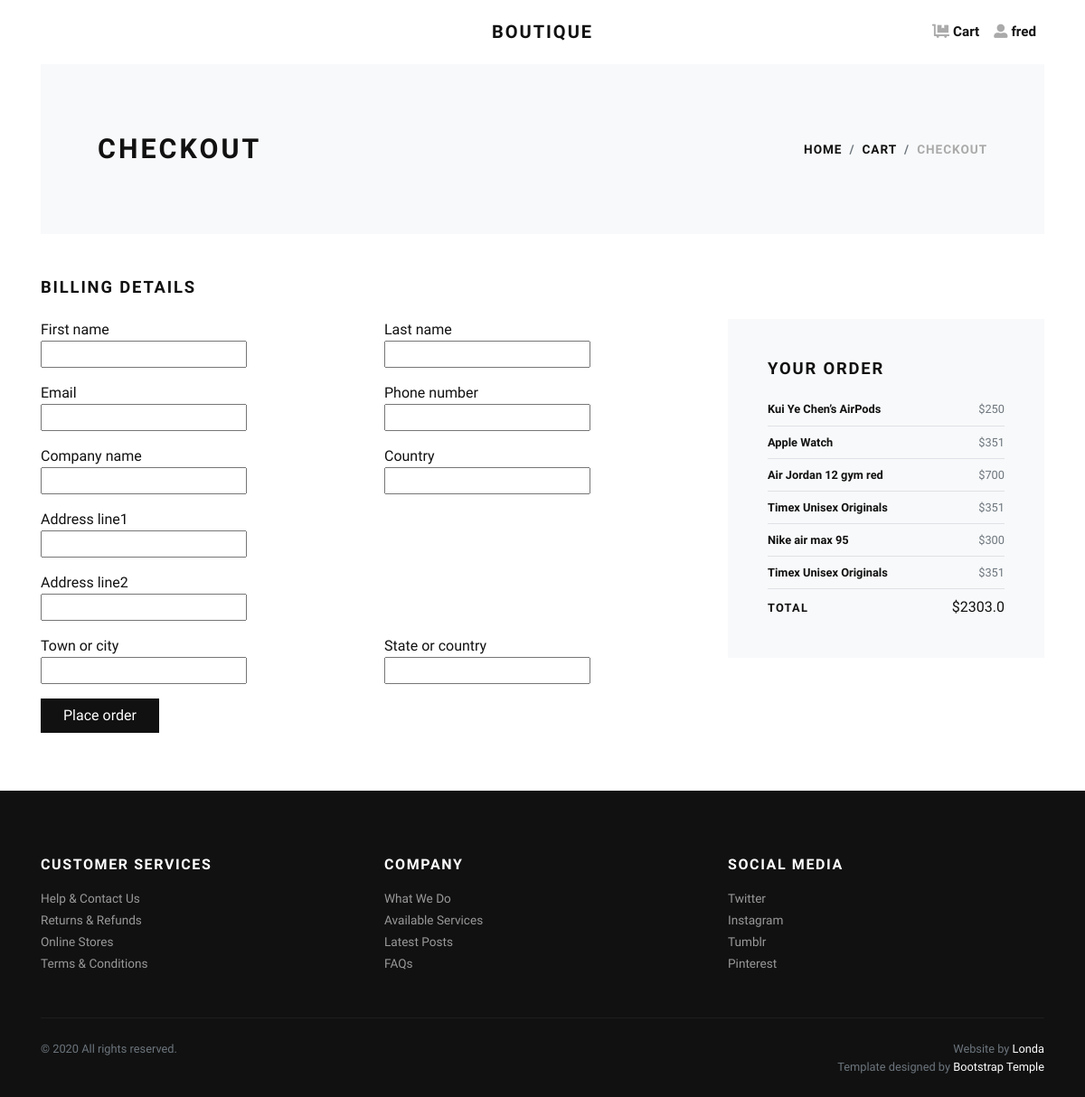
The app's page /Cart/Address/ (signed in) with its own data.
### Cart/models.py (models this page shows, shortened)
class Order(models.Model):
    user = models.ForeignKey(User, null=True, on_delete=models.CASCADE)
    product = models.ForeignKey(Product, on_delete=models.CASCADE)
    quantity = models.IntegerField()
    total_price = models.FloatField()
    complete = models.BooleanField()

### Store/models.py (models this page shows, shortened)
class Product(models.Model):
    thumbnail = models.ImageField(upload_to='Product_thumbnail')
    name = models.CharField(max_length=60)
    description = models.TextField()
    specifications = models.TextField(default='Product Specs')
    price = models.IntegerField()
    quantity = models.IntegerField()
    SKU = models.IntegerField()
    category = models.ForeignKey(Categories, on_delete=models.CASCADE, null=True, blank=True)
    subcategory = models.ManyToManyField(Subcategories)
    trending = models.BooleanField(default=False)

### Cart/views.py (the view, shortened to what this page needs)
# urls.py: path('Address/', BillingAdressView, name='checkout'),
@login_required
def BillingAdressView(request):
    total = 0
    orders_qs = Order.objects.filter(user=request.user)
    for orders in orders_qs:
        total = total + orders.total_price
    form = BillingForm()
    context = {
        'Total': total,
        'Orders': orders_qs,
        'form': form
    }
    return render(request, 'Cart/checkout.html', context)

### Cart/forms.py
class BillingForm(forms.ModelForm):
    class Meta:
        model = BillingDetails
        fields = [
            'first_name',
            'last_name',
            'email',
            'phone_number',
            'company_name',
            'country',
            'address_line1',
            'address_line2',
            'town_or_city',
            'state_or_country'
        ]

### Cart/templates/Cart/checkout.html (shortened to what this page needs)
{% extends 'Cart/base.html' %}
{% load static %}
{% block content %}
  <div class="container">
        <section class="py-5 bg-light">
          <div class="container">
            <div class="row px-4 px-lg-5 py-lg-4 align-items-center">
              <div class="col-lg-6">
                <h1 class="h2 text-uppercase mb-0">Checkout</h1>
              </div>
              <div class="col-lg-6 text-lg-right">
                <nav aria-label="breadcrumb">
                  <ol class="breadcrumb justify-content-lg-end mb-0 px-0">
                    <li class="breadcrumb-item"><a href="index.html">Home</a></li>
                    <li class="breadcrumb-item"><a href="cart.html">Cart</a></li>
                    <li class="breadcrumb-item active" aria-current="page">Checkout</li>
                  </ol>
                </nav>
              </div>
            </div>
          </div>
        </section>
        <section class="py-5">
          <h2 class="h5 text-uppercase mb-4">Billing details</h2>
          <div class="row">
            <div class="col-lg-8">
              <form method="POST">
                <div class="row">
                  <div class="col-lg-6 form-group">
                      {{ form.first_name.label }}
                      <br/>
                      {{ form.first_name }}
                  </div>
                  <div class="col-lg-6 form-group">
                    {{ form.last_name.label }}
                      <br/>
                      {{ form.last_name }}
                  </div>
                  <div class="col-lg-6 form-group">
                    {{ form.email.label }}
                      <br/>
                      {{ form.email }}
                  </div>
                  <div class="col-lg-6 form-group">
                    {{ form.phone_number.label }}
                    <br/>
                    {{ form.phone_number }}
                  </div>
                  <div class="col-lg-6 form-group">
                    {{ form.company_name.label }}
                    <br/>
                    {{ form.company_name }}
                  </div>
                  <div class="col-lg-6 form-group">
                    {{ form.country.label }}
                    <br/>
                    {{ form.country }}
                  </div>
                  <div class="col-lg-12 form-group">
                    {{ form.address_line1.label }}
                    <br/>
                    {{ form.address_line1 }}
                  </div>
                  <div class="col-lg-12 form-group">
                    {{ form.address_line2.label }}
                    <br/>
                    {{ form.address_line2 }}
                  </div>
                  <div class="col-lg-6 form-group">
                    {{ form.town_or_city.label }}
                    <br/>
                    {{ form.town_or_city }}
                  </div>
                  <div class="col-lg-6 form-group">
                    {{ form.state_or_country.label }}
                    <br/>
                    {{ form.state_or_country }}
                  </div>
                  <div class="col-lg-12 form-group">
                    <button class="btn btn-dark" type="submit">Place order</button>
                  </div>
                </div>
              </form>
            </div>
            <div class="col-lg-4">
              <div class="card border-0 rounded-0 p-lg-4 bg-light">
                <div class="card-body">
                  <h5 class="text-uppercase mb-4">Your order</h5>
                  <ul class="list-unstyled mb-0">
                    {% for order in Orders %}
                    <li class="d-flex align-items-center justify-content-between"><strong class="small font-weight-bold">{{ order.product.name }}</strong><span class="text-muted small">${{ order.product.price }}</span></li>
                    <li class="border-bottom my-2"></li>
                    {% endfor %}
                    <li class="d-flex align-items-center justify-content-between"><strong class="text-uppercase small font-weight-bold">Total</strong><span>${{ Total }}</span></li>
                  </ul>
                </div>
              </div>
            </div>
          </div>
        </section>
  </div>
      <link rel="stylesheet" href="https://use.fontawesome.com/releases/v5.7.1/css/all.css">
{% endblock content %}

### Cart/templates/Cart/base.html (shortened to what this page needs)
<!DOCTYPE html>
<html>
  <head>
    {% load static %}
    <link rel="stylesheet" href="{% static 'Store/vendor/bootstrap/css/bootstrap.min.css' %}">
    <link rel="stylesheet" href="{% static 'Store/vendor/lightbox2/css/lightbox.min.css' %}">
    <link rel="stylesheet" href="{% static 'Store/vendor/nouislider/nouislider.min.css' %}">
    <link rel="stylesheet" href="{% static 'Store/vendor/bootstrap-select/css/bootstrap-select.min.css' %}">
    <link rel="stylesheet" href="{% static 'Store/vendor/owl.carousel2/assets/owl.carousel.min.css' %}">
    <link rel="stylesheet" href="{% static 'Store/vendor/owl.carousel2/assets/owl.theme.default.css' %}">
    <link rel="stylesheet" href="{% static 'Store/css/style.default.css' %}" id="theme-stylesheet">
  </head>
  <body>
    <div class="page-holder">
      <header class="header bg-white">
        <div class="container px-0 px-lg-3">
          <nav class="navbar navbar-expand-lg navbar-light py-3 px-lg-0">
            <a class="navbar-brand" href="{% url 'Store:home' %}">
              <span class="font-weight-bold text-uppercase text-dark">
                Boutique
              </span>
            </a>
            <div class="collapse navbar-collapse" id="navbarSupportedContent">
              <ul class="navbar-nav ml-auto">
                <li class="nav-item"><a class="nav-link" href="{% url 'Cart:cart' %}">
                  <i class="fas fa-dolly-flatbed mr-1 text-gray"></i>Cart
                </a>
                </li>
                <li class="nav-item">
                  {% if user.is_authenticated %}
                  <a class="nav-link" href="{% url 'User:logout' %}">
                    <i class="fas fa-user-alt mr-1 text-gray"></i>{{ user.username }}
                  </a>
                  {% else %}
                  <a class="nav-link" href="{% url 'User:login' %}">
                    <i class="fas fa-user-alt mr-1 text-gray"></i>Login
                  </a>
                  {% endif %}
                </li>
              </ul>
            </div>
          </nav>
        </div>
      </header>
        {% block content %}{% endblock %}
      <footer class="bg-dark text-white">
        <div class="container py-4">
          <div class="row py-5">
            <div class="col-md-4 mb-3 mb-md-0">
              <h6 class="text-uppercase mb-3">Customer services</h6>
              <ul class="list-unstyled mb-0">
                <li><a class="footer-link" href="#">Help &amp; Contact Us</a></li>
                <li><a class="footer-link" href="#">Returns &amp; Refunds</a></li>
                <li><a class="footer-link" href="#">Online Stores</a></li>
                <li><a class="footer-link" href="#">Terms &amp; Conditions</a></li>
              </ul>
            </div>
            <div class="col-md-4 mb-3 mb-md-0">
              <h6 class="text-uppercase mb-3">Company</h6>
              <ul class="list-unstyled mb-0">
                <li><a class="footer-link" href="#">What We Do</a></li>
                <li><a class="footer-link" href="#">Available Services</a></li>
                <li><a class="footer-link" href="#">Latest Posts</a></li>
                <li><a class="footer-link" href="#">FAQs</a></li>
              </ul>
            </div>
            <div class="col-md-4">
              <h6 class="text-uppercase mb-3">Social media</h6>
              <ul class="list-unstyled mb-0">
                <li><a class="footer-link" href="#">Twitter</a></li>
                <li><a class="footer-link" href="#">Instagram</a></li>
                <li><a class="footer-link" href="#">Tumblr</a></li>
                <li><a class="footer-link" href="#">Pinterest</a></li>
              </ul>
            </div>
          </div>
          <div class="border-top pt-4" style="border-color: #1d1d1d !important">
            <div class="row">
              <div class="col-lg-6">
                <p class="small text-muted mb-0">&copy; 2020 All rights reserved.</p>
              </div>
              <div class="col-lg-6 text-lg-right">
                <p class="small text-muted mb-0">Website by <a class="text-white reset-anchor" href="https://github.com/Londa-LG">Londa</a></p>
                <p class="small text-muted mb-0">Template designed by <a class="text-white reset-anchor" href="https://bootstraptemple.com/p/bootstrap-ecommerce">Bootstrap Temple</a></p>
                </div>
            </div>
          </div>
        </div>
      </footer>
      </div>
  </body>
</html>

### Store/static/Store/css/style.default.css (style rules this page uses)
.text-gray { color: #aaa !important; }
strong { font-weight: 700; }
.navbar { position: relative; }
@media (min-width: 992px) { .navbar-brand { position: absolute; top: 50%; left: 50%; -webkit-transform: translate(-50%, -50%); transform: translate(-50%, -50%); } }
.footer-link { font-size: 0.85rem; position: relative; color: #999; transition: all 0.3s; }
.footer-link::before { content: '\f0da'; display: inline-block; font-family: 'Font Awesome\ 5 Free'; font-weight: 900; position: absolute; top: 50%; left: 0; -webkit-transform: translateY(-50%); transform: translateY(-50%); color: #fff; transition: all 0.3s; opacity: 0; }
.text-uppercase { text-transform: uppercase; letter-spacing: 0.1em; }
.reset-anchor { color: inherit; transition: all 0.3s; }
.navbar { padding: 0.5rem 1rem; }
.navbar-brand { display: inline-block; padding-top: 0.3125rem; padding-bottom: 0.3125rem; margin-right: 1rem; font-size: 1.25rem; }
.navbar-light .navbar-brand { color: #dcb14a; }
.navbar-light .navbar-nav .nav-link { color: rgba(17, 17, 17, 0.99); font-weight: 800; font-size: 0.95rem; transition: all 0.3s; }
.btn { font-weight: 400; border: 1px solid transparent; font-family: inherit; padding: 0.375rem 1.5rem; font-size: 1rem; line-height: 1.5; border-radius: 0; transition: color 0.15s ease-in-out, background-color 0.15s ease-in-out, border-color 0.15s ease-in-out, box-shadow 0.15s ease-in-out; }
.btn-dark { color: #fff; background-color: #111111; border-color: #111111; }
body { font-family: "Libre Franklin", sans-serif; font-size: 1rem; font-weight: 400; line-height: 1.5; color: #111111; background-color: #fff; }
a { color: #dcb14a; text-decoration: none; }
h1, h2, h3, h4, h5, h6, .h1, .h2, .h3, .h4, .h5, .h6 { margin-bottom: 0.5rem; font-family: inherit; font-weight: 900; line-height: 1.2; color: inherit; }
h1, .h1 { font-size: 2.2rem; }
h2, .h2 { font-size: 1.9rem; }
h5, .h5 { font-size: 1.15rem; }
h6, .h6 { font-size: 1rem; }
small, .small { font-size: 80%; font-weight: 400; }
.bg-light { background-color: #f8f9fa !important; }
.bg-dark { background-color: #111111 !important; }
.text-dark { color: #111111 !important; }
.nav-link { padding: 0.5rem 1rem; }
.card { background-color: #fff; border: 1px solid rgba(17, 17, 17, 0.125); border-radius: 0; }
.card-body { padding: 1.25rem; }
.breadcrumb { background: #f8f9fa; }
.breadcrumb-item { font-size: 0.85rem; text-transform: uppercase; letter-spacing: 0.07em; font-weight: 900; color: #111111; }
.breadcrumb-item a { color: inherit; transition: all 0.3s; }
.breadcrumb-item.active { color: #aaa; }

### records on screen
Order: product.name "Kui Ye Chen’s AirPods", product.price "250"
Order: product.name "Apple Watch", product.price "351"
Order: product.name "Air Jordan 12 gym red", product.price "700"
Order: product.name "Timex Unisex Originals", product.price "351"
Order: product.name "Nike air max 95", product.price "300"
Order: product.name "Timex Unisex Originals", product.price "351"

### other values on screen
{{ user.username }} "fred"
{{ Total }} "2303.0"
